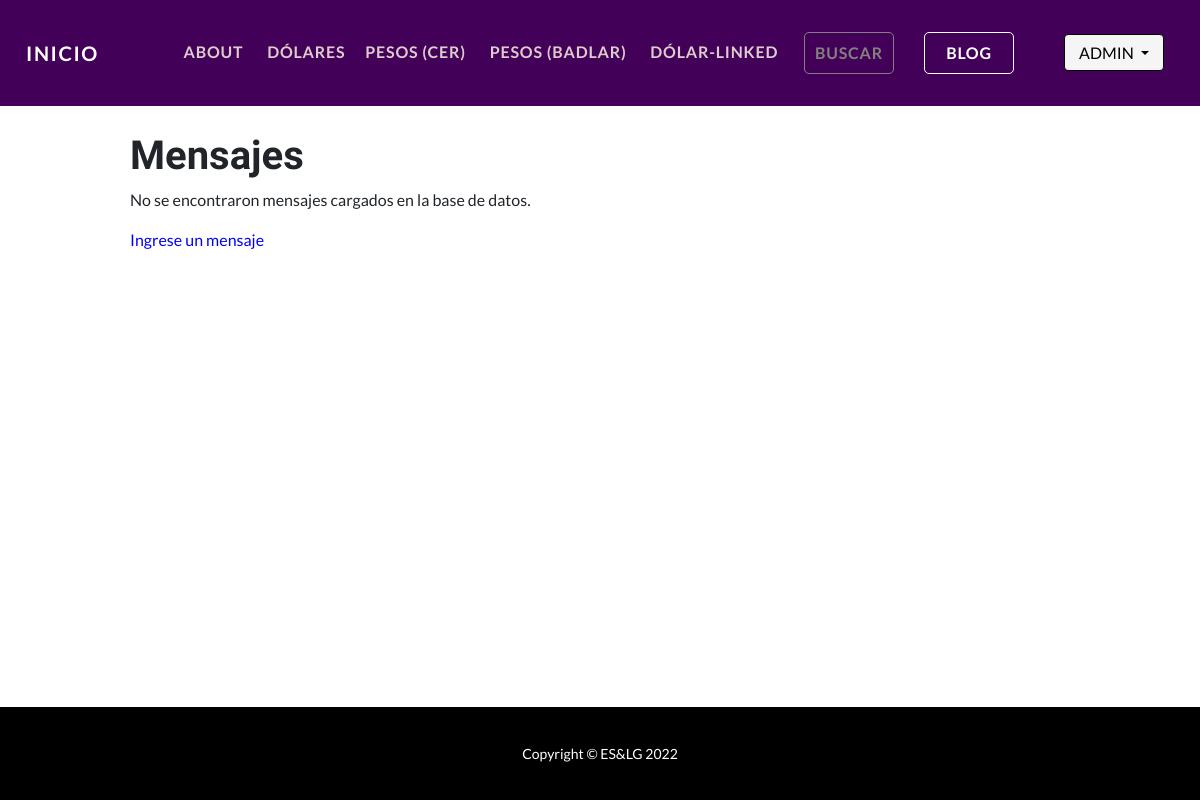
Page /AppBlog/mensajes/ (signed in) on the earlier database version.
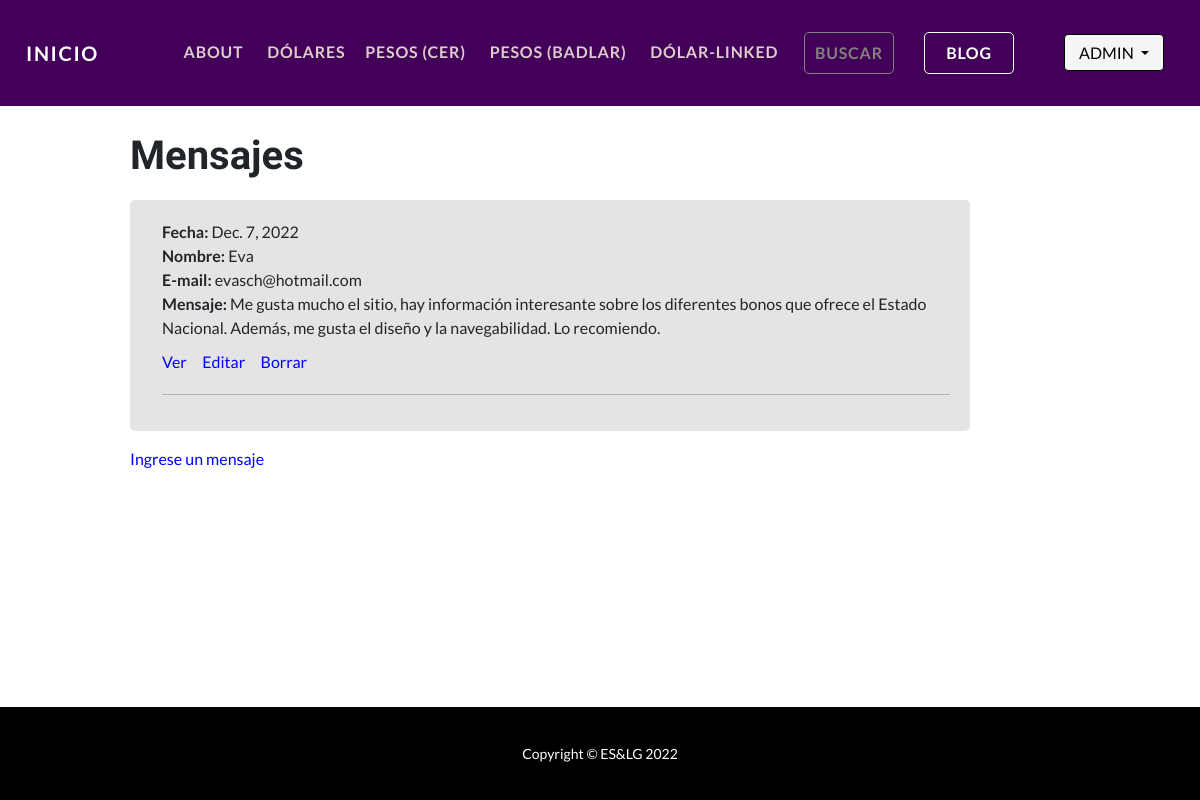
Same page on the later database version.
### AppBlog/models.py (models this page shows, shortened)
class Mensaje(models.Model):
    fecha = models.DateField(default=date.today)
    nombre = models.CharField(max_length=30)
    email = models.EmailField()
    mensaje = models.CharField(max_length=500)

### AppBlog/views.py (the view)
# urls.py: path("mensajes/", mensajes, name="mensajes"),
@login_required
def mensajes(request):
    mensajes = Mensaje.objects.all()
    contexto = {"mensajes_encontrados": mensajes}
    return render(request, "AppBlog/mensajes.html", context=contexto)

### AppBlog/templates/AppBlog/mensajes.html
{% extends "AppBlog/base.html" %}
{% load static %}
{% block contenido %}
<header class="masthead-dolar">
    <div class="container" style="margin-top: 11%; padding-left: 100px; padding-right: 200px;">
        <h2 style="font-weight: bold; font-size: 40px">Mensajes</h2>
        {% if mensajes_encontrados %}
        <ul style="background-color: rgb(229, 227, 227); border-radius: 5px;margin-top: 20px; padding-top: 20px; padding-bottom: 20px; padding-right: 20px;">
            {% for mensajes in mensajes_encontrados %}
            <li style="list-style-type: none;"><strong>Fecha:</strong> {{mensajes.fecha}}</li>
            <li style="list-style-type: none;"><strong>Nombre:</strong> {{mensajes.nombre}}</li>
            <li style="list-style-type: none;"><strong>E-mail:</strong> {{mensajes.email}}</li>
            <li style="list-style-type: none;"><strong>Mensaje:</strong> {{mensajes.mensaje}}</li>
            <div style="margin: 10px 0 20px 0;">
                <a href="{% url 'MensajeDetail' mensajes.id %}"
                    style="text-decoration: none; color:blue">Ver&nbsp&nbsp&nbsp&nbsp</a>
                <a href="{% url 'MensajeUpdate' mensajes.id %}"
                    style="text-decoration: none; color:blue">Editar&nbsp&nbsp&nbsp&nbsp</a>
                <a href="{% url 'MensajeDelete' mensajes.id %}" style="text-decoration: none; color:blue">Borrar</a>
            </div>
            <hr>
            {% endfor %}
        </ul>
        {% else %}
        <p>No se encontraron mensajes cargados en la base de datos.</p>
        {% endif %}
        <p><a href="{% url 'form_mensajes' %}" style="text-decoration: none; color:blue; margin-top: 10px;"> Ingrese un
                mensaje</a>
        </p>
    </div>
</header>
{% endblock %}

Differences in the rows shown:
added Mensaje: fecha "Dec. 7, 2022", nombre "Eva", email "evasch@hotmail.com", mensaje "Me gusta mucho el sitio, hay información interesante sobre los diferentes bonos que ofrece el Estado Nacional. Además, me gusta el diseño y la navegabilidad. Lo recomiendo."
Other differences:
text no longer shown: "No se encontraron mensajes cargados en la base de datos."
